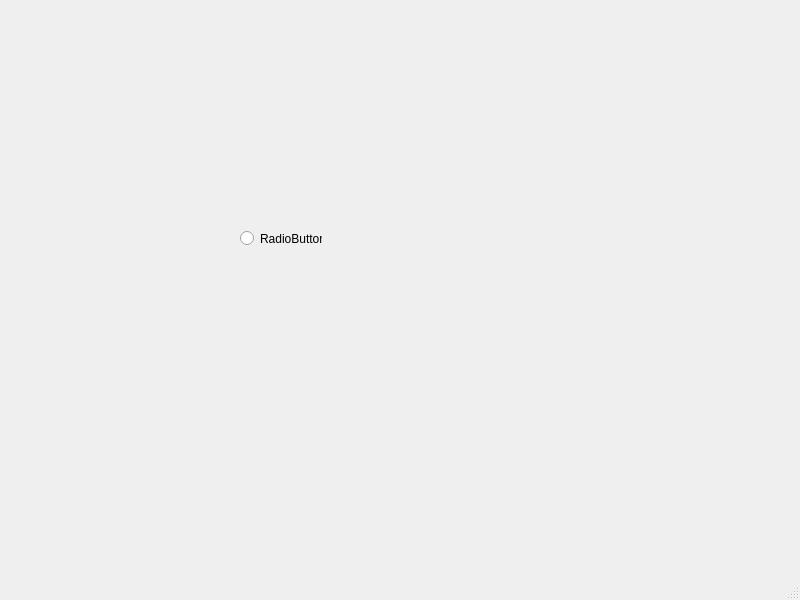
<?xml version="1.0" encoding="UTF-8"?>
<ui version="4.0">
 <class>MainWindow</class>
 <widget class="QMainWindow" name="MainWindow">
  <property name="geometry">
   <rect>
    <x>0</x>
    <y>0</y>
    <width>800</width>
    <height>600</height>
   </rect>
  </property>
  <property name="windowTitle">
   <string>MainWindow</string>
  </property>
  <widget class="QWidget" name="centralwidget">
   <widget class="QRadioButton" name="radioButton">
    <property name="geometry">
     <rect>
      <x>240</x>
      <y>230</y>
      <width>82</width>
      <height>17</height>
     </rect>
    </property>
    <property name="text">
     <string>RadioButton</string>
    </property>
   </widget>
  </widget>
  <widget class="QMenuBar" name="menubar">
   <property name="geometry">
    <rect>
     <x>0</x>
     <y>0</y>
     <width>800</width>
     <height>21</height>
    </rect>
   </property>
  </widget>
  <widget class="QStatusBar" name="statusbar"/>
 </widget>
 <resources/>
 <connections/>
</ui>
